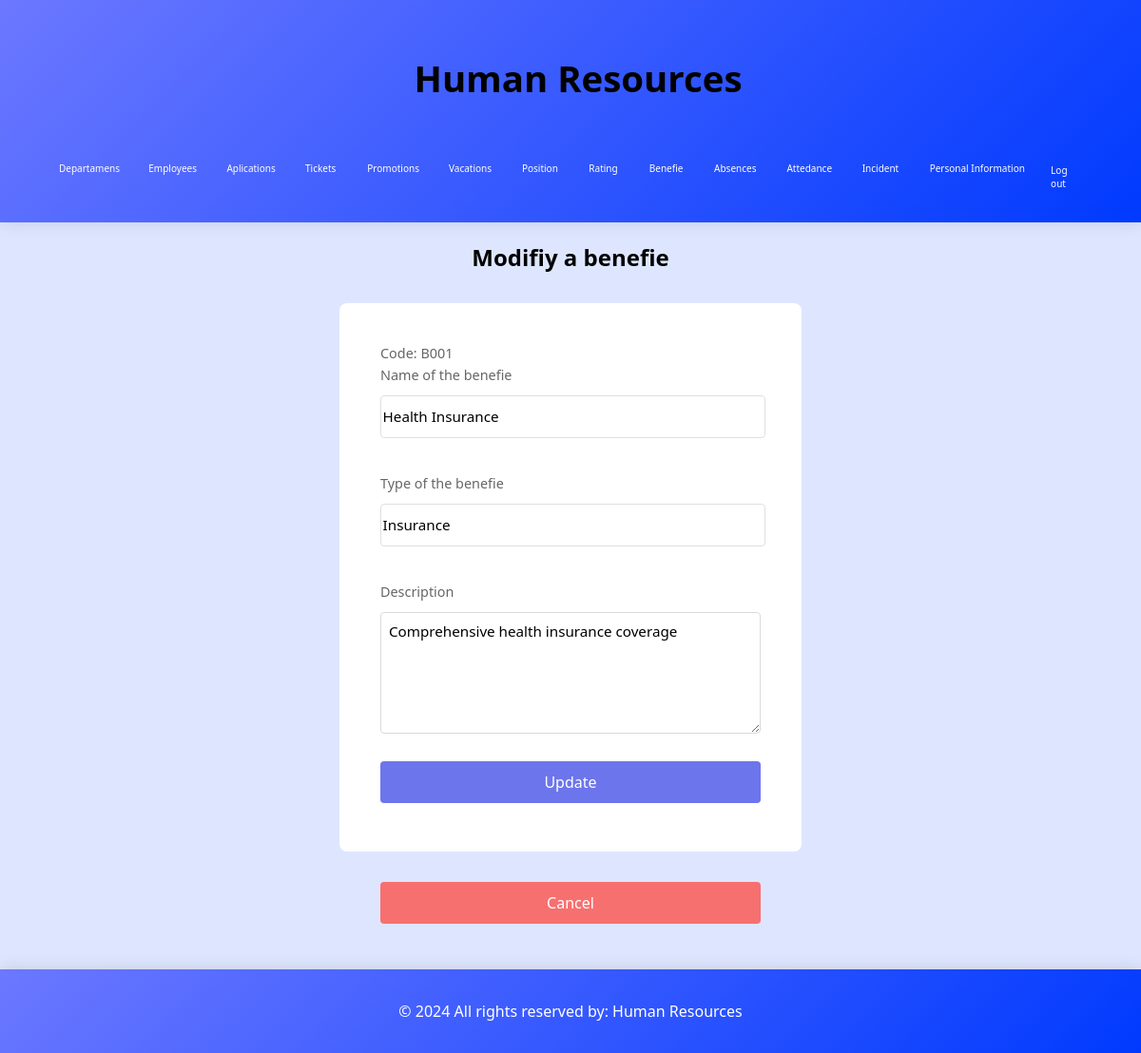
Page /Human_Resources/modifyBenefie.php?id=B001 (signed in) on the committed database.
### tables this page shows
create table benefits(
    code varchar(5) primary key,
    name varchar(60) not null,
    type varchar(20) not null,
    description varchar(60) not null,
    index idx_benefits(name)
);

### admin/functionsAdmin.php (called while the page is built, shortened)
<?php
require("../includes/config/MySQL_ConexionDB.php");
function showBenefieID($id){
    global $db_con;
    $benefie = [];
    try {
        $query = "SELECT * FROM benefits WHERE code = :id";
        $stm = $db_con->prepare($query);
        $stm->bindParam(':id', $id, PDO::PARAM_STR);
        $stm->execute();
        while ($row = $stm->fetch(PDO::FETCH_ASSOC)) {
            $benefie[] = $row;
        }
    } catch (PDOException $e) {
        exit("Error en la consulta: " . $e->getMessage());
    }
    return $benefie;
}
?>

### Human_Resources/modifyBenefie.php (the view, shortened to what this page needs)
<?php
include "../includes/headerHR.php";
require_once "../includes/config/MySQL_ConexionDB.php";
include "../admin/functionsAdmin.php";
require_once "../functions.php";
$id = $_GET["id"];
$benefie = showBenefieID($id);
foreach($benefie as $row){
    $row['code'];
    $row['name'];
    $row['type'];
    $row['description'];
}
?>
<section>
    <h2>Modifiy a benefie</h2>
    <form action="updateBenefie.php" class="formPage" method="post">
        <fieldset>
            <div>
                <label for="code" >Code: <?php echo $row['code']?></label>
            </div>
            <div>
                <label for="name">Name of the benefie</label>
                <input type="text" id="name" name="name" placeholder="Write the name of the benefie" value="<?php echo $row['name']?>" required>
            </div>
            <br>
            <div>
                <label for="type">Type of the benefie</label>
                <input type="text" id="type" name="type" placeholder="Write the type of the benefie" value="<?php echo $row['type']?>" required>
            </div>
            <br>
            <div>
                <label for="description">Description</label>
                <textarea name="description" id="description" placeholder="Write the description"><?php echo $row['description']?></textarea>
            </div>
            <div>
                <button type="submit" name="btnReport">Update</button>
            </div>
        </fieldset>
    </form>
    <center>
    <a href="benefie.php"><button class="buttonCancel">Cancel</button></a>
    </center>
</section>
<?php include "../includes/footer.php" ?>

### css/estilosdeLeon.css (style rules this page uses)
:root { --font-main: 'Segoe UI', sans-serif; --white: #ffffff; --black: #000000; --little_blue: #dee6ff; --little_gray: #efefef; --blue: #6c78ff; --blue_little: #ebf9ff; --dark_blue: #003afe; --very_green: #4dfe00; --green: #1ce42b; --purple: #003afe; --rojo: #ff4c4c; --rojo_hover: #ff6666; }
body { background-color: var(--little_blue); display: grid; min-height: 100vh; position: relative; grid-template-rows: auto 1fr auto; margin: 0; }
::placeholder { color: black; font-size: 1rem; font-family: Impact, Haettenschweiler, 'Arial Narrow Bold', sans-serif; opacity: .70; }
.formPage { text-align: left; margin: 2rem auto; max-width: 25rem; background-color: white; height: auto; padding: 2.5rem; border-radius: 8px; box-shadow: none; border: 3px solid #00c85300; }
.formPage input { margin: 0.5rem 0 1rem 0; width: 100%; height: 2.5rem; font-size: 0.95rem; font-family: inherit; border: 1px solid #e0e0e0; border-radius: 4px; padding: 0.1rem; transition: border-color 0.2s ease; background-color: white; }
.formPage label { text-align: left; font-family: inherit; display: block; margin-bottom: 0.25rem; font-weight: normal; color: #666; font-size: 0.9rem; }
.formPage textarea { width: 100%; min-height: 8rem; padding: 0.5rem; font-size: 0.95rem; line-height: 1.5; border: 1px solid #dadada; border-radius: 4px; resize: vertical; box-sizing: border-box; margin: 0.5rem 0 1rem 0; font-family: inherit; }
.formPage button { background-color: #6d75ec; font-size: 1rem; font-family: inherit; border: none; margin: 0.5rem 0; border-radius: 4px; width: 100%; height: 2.75rem; color: white; cursor: pointer; transition: background-color 0.2s ease; box-shadow: none; font-weight: 500; }
.buttonCancel { text-align: center; background-color: #f77070 ; font-size: 1rem; font-family: inherit; border: none; margin: 0 auto; border-radius: 4px; width: 25rem; height: 2.75rem; color: white; cursor: pointer; transition: background-color 0.2s ease; box-shadow: none; font-weight: 500; }
.formPage fieldset { border: none; padding: 0; margin: 0; }
label { font-weight: bold; color: #333; }
html { height: 100%; font-family: var(--font-main); }
h2 { text-align: center; font-family: var(--font-main); }
::placeholder { font-family: var(--font-main); font-size: 1rem; opacity: .70; }
.formPage { font-family: var(--font-main); }
.formPage input { font-family: var(--font-main); }
.formPage label { font-family: var(--font-main); }
.formPage textarea { font-family: var(--font-main); }
.formPage button { font-family: var(--font-main); }

### rows in the picture
benefits: code "B001", name "Health Insurance", type "Insurance", description "Comprehensive health insurance coverage"
